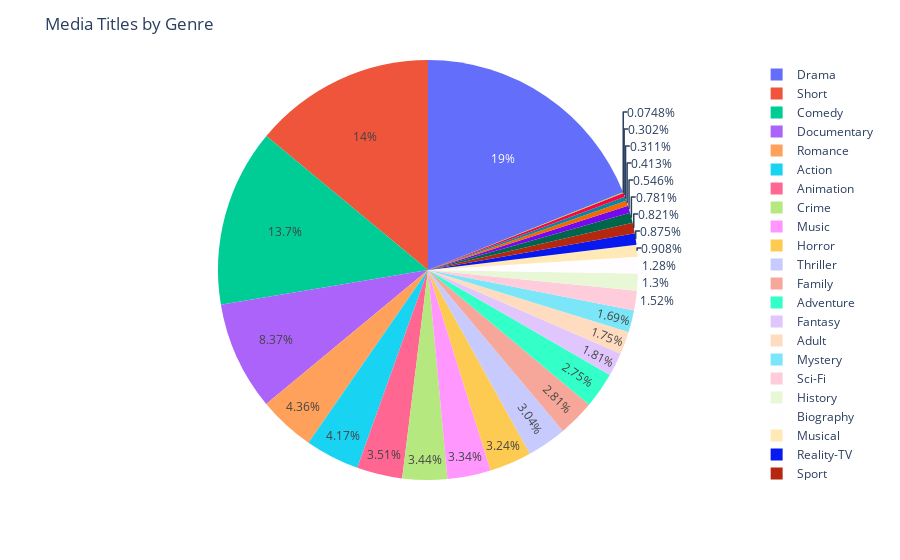

Notebook code cell kept with this figure:
### Code cell
genre_title_count = {}
for i in genres:
    count = 0
    count = sum([count + 1 for x in media_titles.genres_list if i in x])
    genre_title_count[i] = count
print(genre_title_count)
fig = px.pie(values=genre_title_count.values(), names=genre_title_count.keys())
fig.update_layout(title_text='Media Titles by Genre')

### Figure 1 — Plotly figure (JSON) as saved in the notebook; plotly's stock layout.template omitted (floating-point values rounded to 4 significant figures)
{"data": [{"domain": {"x": [0, 1], "y": [0, 1]}, "hovertemplate": "label=%{label}<br>value=%{value}<extra></extra>", "labels": ["Documentary", "Short", "Animation", "Sport", "Action", "Comedy", "Romance", "Music", "Drama", "Western", "History", "Crime", "Sci-Fi", "News", "Horror", "Biography", "Fantasy", "Family", "War", "Adventure", "Mystery", "Musical", "Adult", "Thriller", "Film-Noir", "Game-Show", "Talk-Show", "Reality-TV"], "legendgroup": "", "name": "", "showlegend": true, "type": "pie", "values": [87441, 146149, 36637, 8577, 43572, 142735, 45552, 34898, 198169, 5707, 13598, 35981, 15843, 3255, 33911, 13344, 18958, 29388, 8161, 28702, 17697, 9486, 18240, 31815, 782, 3156, 4316, 9142]}], "layout": {"legend": {"tracegroupgap": 0}, "margin": {"t": 60}, "title": {"text": "Media Titles by Genre"}}}
